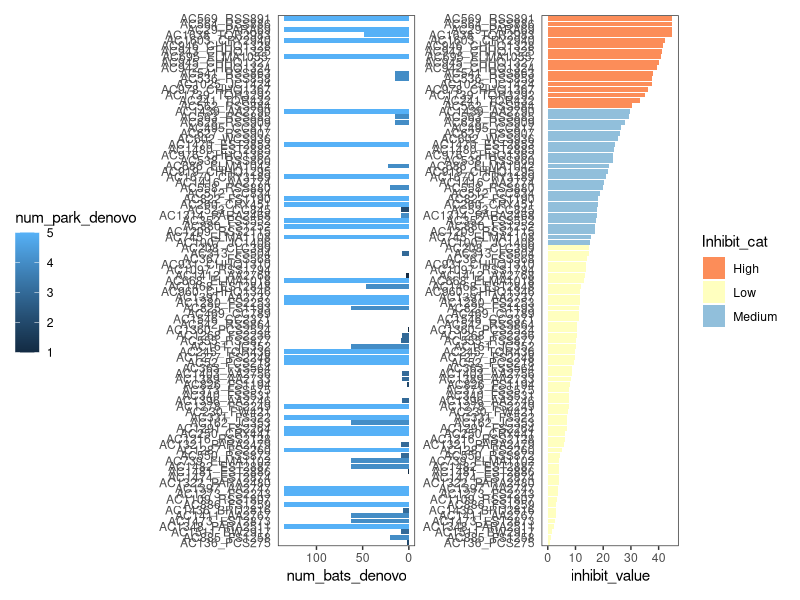

The R source for this figure:
library(tidyverse)
library(ggplot2)
library(patchwork)
library(RColorBrewer)

library(patchwork)

setwd("/Users/psalazarhamm/Documents/Bat_WNS_Microbiome/Culture_collection/Figs and SI/")

dat = read_delim("Fig 6 new.csv", delim=',')
heatpal = brewer.pal(n=3, name="RdYlBu")[1:3]

##NEED to switch low to blue and medium to yellow## 
inhibit = ggplot(dat, aes(x=reorder(isolate, inhibit_value), y=inhibit_value, fill=Inhibit_cat)) +
  geom_bar(stat = 'identity') +
  scale_fill_manual(values = heatpal) +
  coord_flip() +
  theme_bw() +
  theme(
    panel.grid = element_blank(),
    axis.ticks.y=element_blank(),
    axis.title.y=element_blank(),
    #axis.text.y=element_blank(),
    legend.position="right"
  )

denovo <- ggplot (dat, aes(x=reorder(isolate, inhibit_value), y=num_bats_denovo, fill=num_park_denovo)) +
  scale_color_brewer(palette = 'OrRd') +
  geom_bar(stat = 'identity') +
  coord_flip() +
  scale_y_reverse() +
  theme_bw() +
  theme(
    panel.grid = element_blank(),
    axis.title.y=element_blank(),
    #axis.text.y=element_blank(),
    axis.ticks.y=element_blank(),
    plot.margin = unit(c(1,-1.5,1,0), "mm"),
    legend.position="left"
  )

denovo + inhibit + plot_layout(ncol=2)
